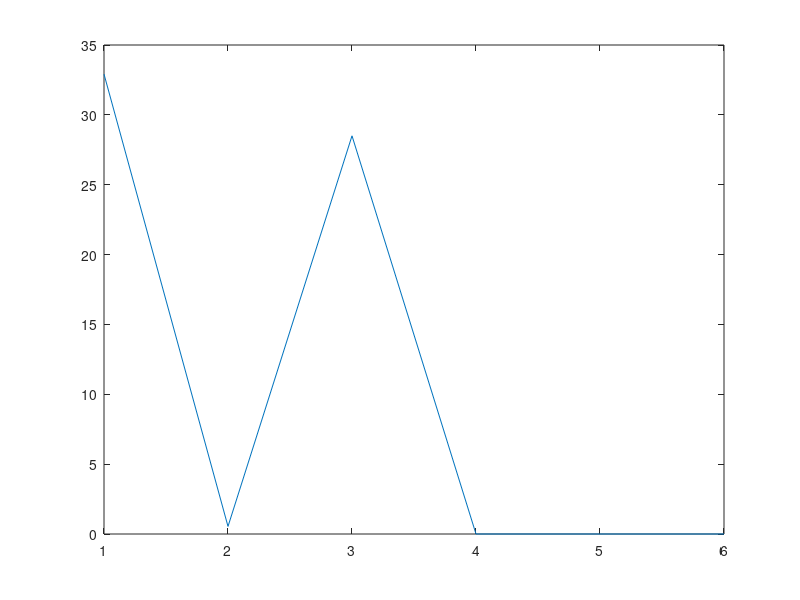

The MATLAB script that drew this image:
clc; 
clear all; 
iteration = 1; 
x(iteration) = rand(1); 
y(iteration) = rand(1); 
f(iteration) = (1-x(iteration))^2 + 100*(y(iteration)-x(iteration)^2)^2; 
while f(iteration) > 1e-8 || iteration > 20000
fx(iteration) = 2*x(iteration)-2+400*(x(iteration)^3-x(iteration)*y(iteration));
fy(iteration) = 200*(y(iteration)-x(iteration)^2);
H{iteration} = [1200*x(iteration)^2-400*y(iteration)+2 -400*x(iteration); -400*x(iteration) 200];
iteration = iteration + 1;
tmp = [x(iteration-1);y(iteration-1)] - inv(H{iteration-1})*[fx(iteration-1);fy(iteration-1)];
x(iteration) = tmp(1);
y(iteration) = tmp(2);
f(iteration) = (1-x(iteration))^2 + 100*(y(iteration)-x(iteration)^2)^2; 
end

i = 1:iteration;

figure
plot(i,f(i),'-');